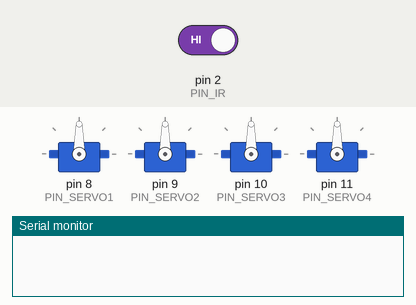
Simulated run of this sketch. Board: Arduino Uno, built with avr-gcc and run on an emulated ATmega328P. Shown: 4 × servo, the last lines printed to the serial monitor. The test bench sets the inputs (shaded band); at power-on: pin 2 (PIN_IR) HIGH.

Above: at 1.2 s.
1.3 s: pin 2 (PIN_IR) driven LOW
At 4.1 s:
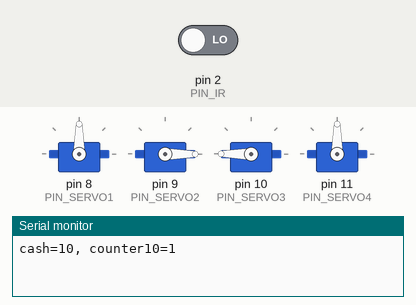
4.3 s: pin 2 (PIN_IR) driven HIGH
At 5.0 s:
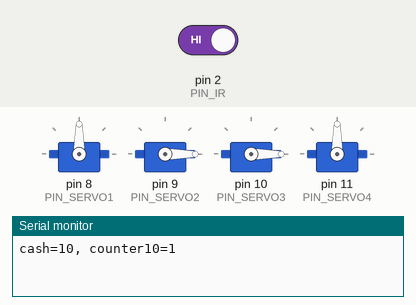
5.8 s: pin 2 (PIN_IR) driven LOW
At 6.1 s:
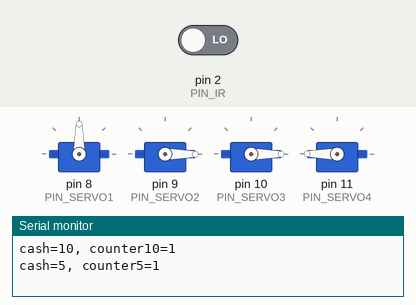
Timing chart, 0 to 14.8 s (numbered marks = the images above; inputs shaded):
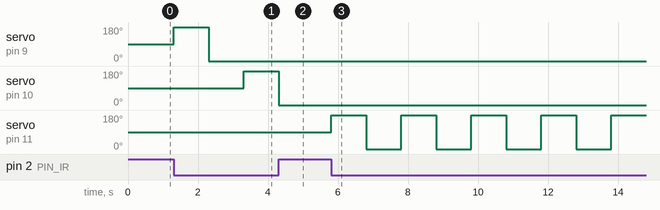

Measured:
- after the input at 1.3 s, servo on pin 9 (PIN_SERVO2): 90° → 180° at once, → 0° 1.0 s later; servo on pin 10 (PIN_SERVO3): 90° → 180° after 2.0 s
- after the input at 4.3 s, servo on pin 11 (PIN_SERVO4): stays 90° (without the input it goes to 180° after 1.0 s)
- after the input at 5.8 s, servo on pin 11 (PIN_SERVO4): alternates 180° for 1.0 s and 0° for 1.0 s, starting at once

The sketch:

COIN_CHANGER_PROJECT_3.ino
```cpp
#include "Servo.h"

Servo servo1, servo2, servo3, servo4;

//credit counter
int c20=0;
int c10=0;
int c5=0;
int c1=0;
//inputted cash
int cash = 20;
//servo pins
const int PIN_SERVO1 = 8;   //20
const int PIN_SERVO2 = 9;   //10
const int PIN_SERVO3 = 10;  //5
const int PIN_SERVO4 = 11;  //1
//IR sensor
const int PIN_IR=2;

void servoMotion1(int aValue){ //ang parameter ani kay ang CASH
  for(int i=0; i < aValue; i++){
    servo1.write(180);
    delay(1000);
    servo1.write(0);
    delay(1000);
  }
}
void servoMotion2(int aValue){ //ang parameter ani kay ang cash
  for(int i=0; i < aValue; i++){
    servo2.write(180);
    delay(1000);
    servo2.write(0);
    delay(1000);
  }
}
void servoMotion3(int aValue){ //ang parameter ani kay ang cash
  for(int i=0; i < aValue; i++){
    servo3.write(180);
    delay(1000);
    servo3.write(0);
    delay(1000);
  }
}
void servoMotion4(int aValue){ //ang parameter ani kay ang cash
  for(int i=0; i < aValue; i++){
    servo4.write(180);
    delay(1000);
    servo4.write(0);
    delay(1000);
  }
}

void setup() {
  Serial.begin(9600);
  pinMode(PIN_IR, INPUT);
  servo1.attach(PIN_SERVO1);  //20
  servo2.attach(PIN_SERVO2);  //10
  servo3.attach(PIN_SERVO3);  //5
  servo4.attach(PIN_SERVO4);  //1


}

void loop() {
  if(digitalRead(PIN_IR) == LOW){
     if(cash > 20){
      cash = cash - 20;
      c20++;
      servoMotion1(c20);
      Serial.print("cash=");
      Serial.print(cash);
      Serial.print(", counter20=");
      Serial.println(c20);
     }
    else if(cash  > 10 ){
      cash = cash - 10;
      c10++;
      servoMotion2(c10);
      Serial.print("cash=");
      Serial.print(cash);
      Serial.print(", counter10=");
      Serial.println(c10);
    }
    else if(cash > 5 ){
      cash = cash - 5;
      c5++;
      servoMotion3(c5);
      Serial.print("cash=");
      Serial.print(cash);
      Serial.print(", counter5=");
      Serial.println(c5);
    }
    else if(cash > 1 ){
      cash = cash - 1;
      c1++;
      servoMotion4(c1);
      Serial.print("cash=");
      Serial.print(cash);
      Serial.print(", counter1=");
      Serial.println(c1);
    }
  }
}
```
